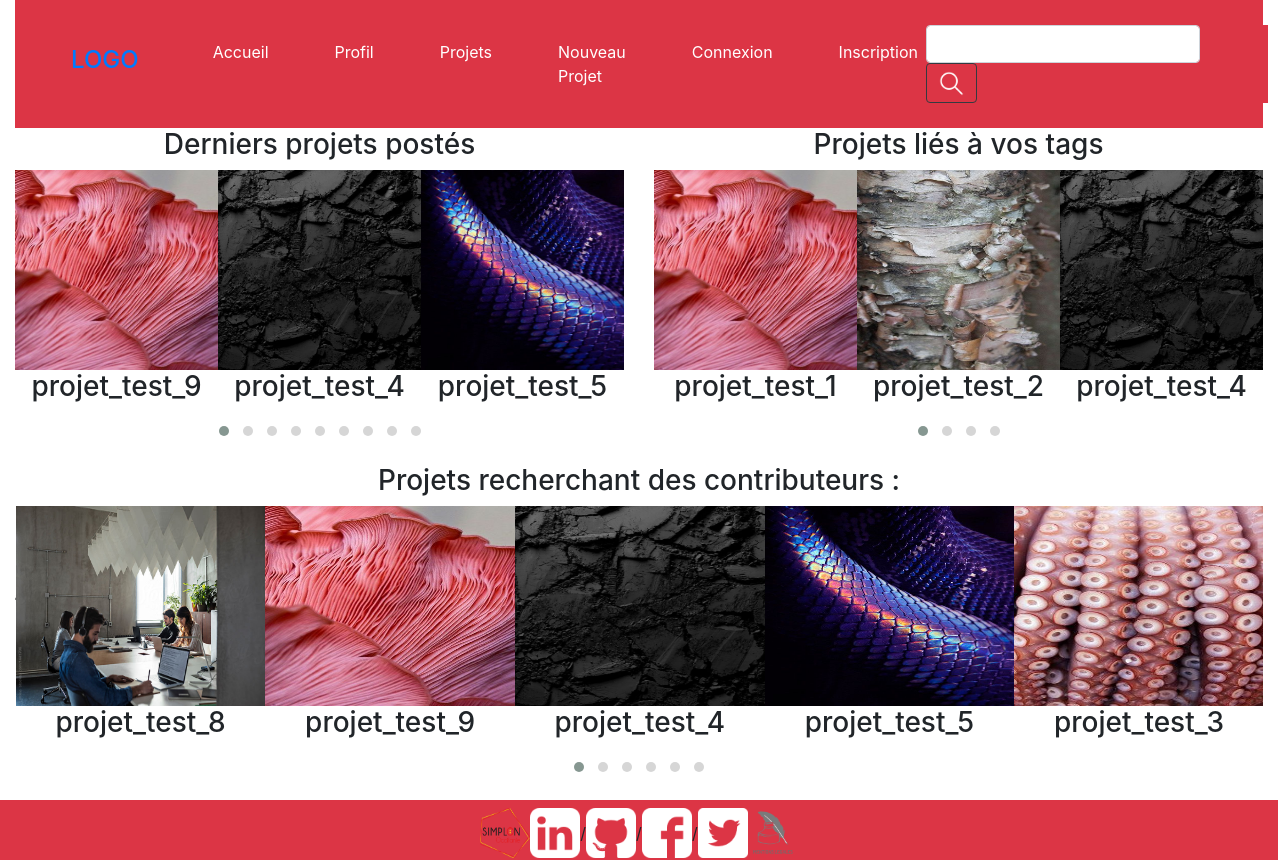
The page / on the database its author committed.
### tables this page shows
CREATE TABLE `projet` (
  `pro_id` int(11) NOT NULL,
  `pro_nom` varchar(50) DEFAULT NULL,
  `pro_description` varchar(200) DEFAULT NULL,
  `pro_image` varchar(200) DEFAULT NULL,
  `pro_deadline` date DEFAULT NULL,
  `pro_date` datetime DEFAULT NULL,
  `pro_statut` tinyint(1) DEFAULT NULL,
  `pro_util_id` int(11) DEFAULT NULL
);

### index.php (the view, shortened to what this page needs)
<!DOCTYPE html>
<html>
<head>
    <link rel="stylesheet" href="https://maxcdn.bootstrapcdn.com/bootstrap/4.0.0/css/bootstrap.min.css">
    <link rel="stylesheet" href="css/owl.carousel.min.css">
    <link rel="stylesheet" href="css/owl.theme.default.min.css">
    <link rel="stylesheet" type="text/css" media="screen" href="css/jquery.fullpage.min.css" />
    <link rel="stylesheet" type="text/css" media="screen" href="css/style.css" />
</head>
<body>
<div class="container-fluid">
        <div class="row cont_navbar">
            <?php include("navbar.php");?>
        </div>
        <div class="row">
            <div class="col-md-6 col-xs-12 projets" id="projets_alea">
                <h3 class="center">Derniers projets postés</h3>
                <?php $req_projets=mysqli_query($connect, "SELECT * FROM projet ORDER BY pro_date LIMIT 10");
                ?>
                <div class="owl-carousel owl-proj owl-theme">
                    <?php  while($ligne=mysqli_fetch_row($req_projets))
                    {
                        echo '
                        <div> <img src="'.$ligne[3].'" class="img_owl"> <h3>'.$ligne[1].'</h3> </div>';
                    }
                    ?>
                </div>
            </div>
            <div class="col-md-6 col-xs-12 projets" id="projets_tags">
                <h3>Projets liés à vos tags</h3>
                <?php $req_projets_tags=mysqli_query($connect, "SELECT DISTINCT pro_nom, pro_image FROM tag_pro INNER JOIN tag_util ON tag_pro.tag_id = tag_util.tag_id INNER JOIN projet ON tag_pro_id = pro_id WHERE tag_util.tag_util_id = 1 ");
                ?>
                <div class="owl-carousel owl-proj owl-theme">
                <?php  while($ligne_tag=mysqli_fetch_row($req_projets_tags))
                    {
                        echo '
                        <div> <img src="'.$ligne_tag[1].'" class="img_owl"> <h3>'.$ligne_tag[0].'</h3> </div>';
                    }
                    ?>
                </div>
            </div>
        </div>
        <div class="row" id="cont_aide_projets">
            <div class="col projets">
                <h3>Projets recherchant des contributeurs : </h3>
                <?php $req_projets_contrib=mysqli_query($connect, "SELECT * FROM `projet` WHERE pro_statut = 1 ORDER BY pro_date LIMIT 20 ");
                ?>
                <div class="owl-carousel owl-theme" id="owl-contrib">
                <?php while($ligne_contrib=mysqli_fetch_row($req_projets_contrib))
                    {
                        echo '
                        <div> <img src="'.$ligne_contrib[3].'" class="img_owl"> <h3>'.$ligne_contrib[1].'</h3> </div>';
                    }
                ?>
                </div>
            </div>
        </div>
        <div class="row" id="cont_footer">
            <?php include("footer.php")?>
        </div>
</div>
</body>
</html>

### css/style.css (style rules this page uses)
body, html { margin: 0 auto; }
.projets { height: 42vh; }
#projets_alea { text-align: center; }
#projets_tags { text-align: center; }
#cont_aide_projets { text-align: center; }
.img_owl { height: 25vh; }

### rows shown on the page
projet: pro_image (picture), pro_nom "projet_test_4"
projet: pro_image (picture), pro_nom "projet_test_5"
projet: pro_image (picture), pro_nom "projet_test_9"
projet: pro_image (picture), pro_nom "projet_test_3"
projet: pro_image (picture), pro_nom "projet_test_8"

### other values the page prints
$ligne_tag[0] "projet_test_2"
$ligne_tag[0] "projet_test_4"
$ligne_tag[0] "projet_test_1"
